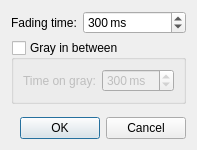
<?xml version="1.0" encoding="UTF-8"?>
<ui version="4.0">
 <comment>
  Copyright (c) the JPEG XL Project Authors. All rights reserved.

  Use of this source code is governed by a BSD-style
  license that can be found in the LICENSE file.
 </comment>
 <class>SettingsDialog</class>
 <widget class="QDialog" name="SettingsDialog">
  <property name="windowTitle">
   <string>Comparison tool settings</string>
  </property>
  <layout class="QVBoxLayout" name="verticalLayout" stretch="0,0,1,0">
   <property name="sizeConstraint">
    <enum>QLayout::SetFixedSize</enum>
   </property>
   <item>
    <layout class="QFormLayout" name="settingsLayout">
     <item row="0" column="0">
      <widget class="QLabel" name="fadingTimePromptLabel">
       <property name="text">
        <string>Fading time:</string>
       </property>
      </widget>
     </item>
     <item row="0" column="1">
      <widget class="QSpinBox" name="fadingTime">
       <property name="suffix">
        <string> ms</string>
       </property>
       <property name="maximum">
        <number>1000</number>
       </property>
       <property name="singleStep">
        <number>50</number>
       </property>
       <property name="value">
        <number>300</number>
       </property>
      </widget>
     </item>
    </layout>
   </item>
   <item>
    <widget class="QGroupBox" name="grayGroup">
     <property name="title">
      <string>Gray in between</string>
     </property>
     <property name="checkable">
      <bool>true</bool>
     </property>
     <property name="checked">
      <bool>false</bool>
     </property>
     <layout class="QFormLayout" name="formLayout">
      <item row="0" column="1">
       <widget class="QSpinBox" name="grayTime">
        <property name="suffix">
         <string> ms</string>
        </property>
        <property name="minimum">
         <number>0</number>
        </property>
        <property name="maximum">
         <number>1000</number>
        </property>
        <property name="singleStep">
         <number>50</number>
        </property>
        <property name="value">
         <number>300</number>
        </property>
       </widget>
      </item>
      <item row="0" column="0">
       <widget class="QLabel" name="grayTimePromptLabel">
        <property name="text">
         <string>Time on gray:</string>
        </property>
       </widget>
      </item>
     </layout>
    </widget>
   </item>
   <item>
    <spacer name="verticalSpacer">
     <property name="orientation">
      <enum>Qt::Vertical</enum>
     </property>
    </spacer>
   </item>
   <item>
    <widget class="QDialogButtonBox" name="buttonBox">
     <property name="orientation">
      <enum>Qt::Horizontal</enum>
     </property>
     <property name="standardButtons">
      <set>QDialogButtonBox::Cancel|QDialogButtonBox::Ok</set>
     </property>
    </widget>
   </item>
  </layout>
 </widget>
 <resources/>
 <connections>
  <connection>
   <sender>buttonBox</sender>
   <signal>accepted()</signal>
   <receiver>SettingsDialog</receiver>
   <slot>accept()</slot>
  </connection>
  <connection>
   <sender>buttonBox</sender>
   <signal>rejected()</signal>
   <receiver>SettingsDialog</receiver>
   <slot>reject()</slot>
  </connection>
 </connections>
</ui>
